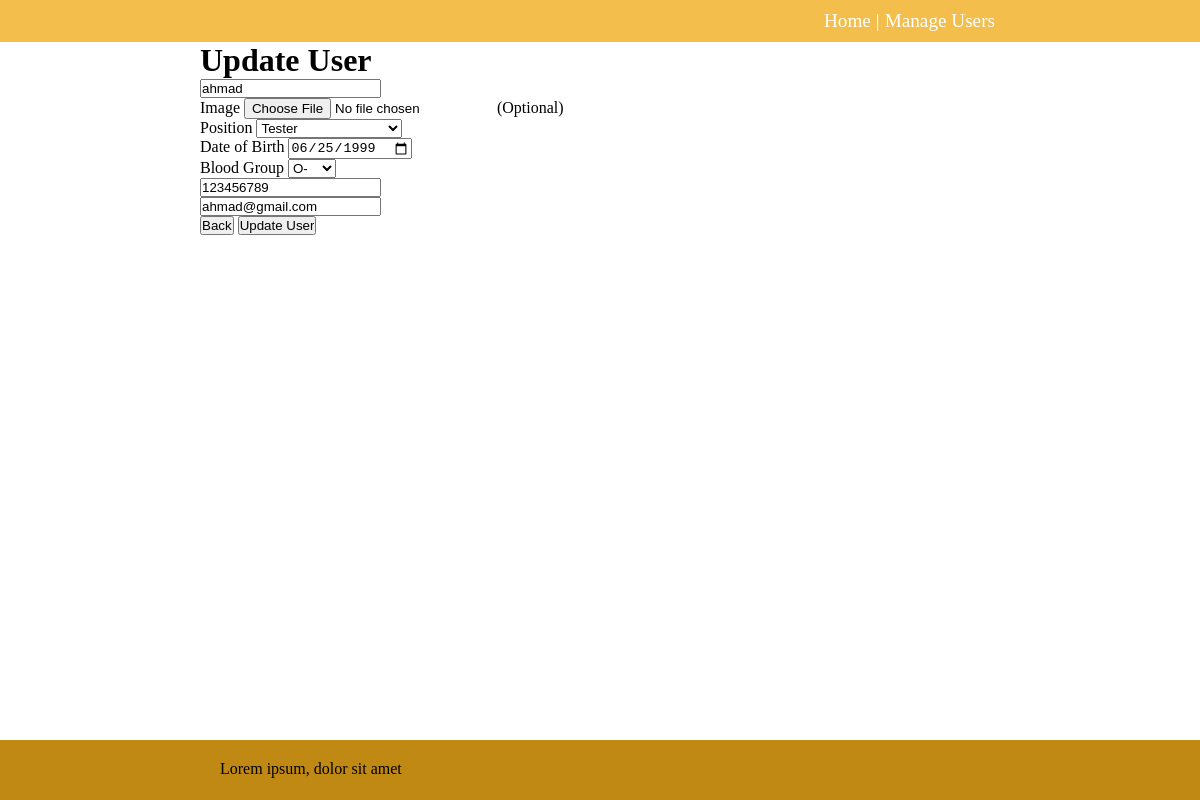
Screenshot of /update/1 with the database file from the repository.
### app.py (models this page shows, shortened)
class User(db.Model):
    id = db.Column(db.Integer, primary_key = True)
    name = db.Column(db.String(50), nullable = False)
    pic = db.Column(db.Text, unique = True, nullable = False)
    mimetype = db.Column(db.Text, nullable = False)
    position = db.Column(db.String(50), nullable = False)
    date_of_birth = db.Column(db.Date, nullable = False)
    blood_group = db.Column(db.String(50), nullable = False)
    phone = db.Column(db.String(50), nullable = False)
    email = db.Column(db.String(80), nullable = False)

### app.py (the view)
@app.route("/update/<int:id>",methods=['GET','POST'])
def update(id):
    user = User.query.get_or_404(id)
    if request.method == "POST":
        user.name = request.form['username']
        pic = request.files['pic']
        if pic:
            user.filename = secure_filename(pic.filename)
            user.mimetype = pic.mimetype
            user.pic = pic.read()
        user.position = request.form['position']
        dob = request.form['DOB'].split("-")
        user.date_of_birth = date(int(dob[0]), int(dob[1]), int(dob[2]))
        user.blood_group = request.form['blood_group']
        user.phone = request.form['phone']
        user.email = request.form['email']
        try:
            db.session.commit()
            return redirect("/users")
        except exc.IntegrityError:
            db.session.rollback()
            return f"The image was already associated with other user"
        except:
            return "There was a problem updating a user..."
    else:
        return render_template("update.html",user = user)

### templates/update.html (shortened to what this page needs)
{% extends 'base.html' %}
{% block body %}
<h1>Update User</h1>
<form action="{{ url_for('update',id = user.id) }}" enctype="multipart/form-data" method="POST">
    <input type="text" name="username" id="name" placeholder="Username" value={{ user.name }} required><br>
    <label for="pic">Image</label>
    <input type="file" name="pic" value="">(Optional)<br>
    <label for="position">Position</label>
    <select name="position" id="positions">
        <option value="Tester" {% if user.position == "Tester"%}selected{% endif %} >Tester</option>
    </select> <br>
    <label for="DOB">Date of Birth</label>
    <input type="date" name="DOB" id="DOB" placeholder="Date of Birth" value={{ user.date_of_birth }} required><br>
    <label for="blood_group">Blood Group</label>
    <select name="blood_group" id="blood_group">
        <option value="O-" {% if user.blood_group == "O-"%}selected{% endif %} >O-</option>
    </select> <br>
    <input type="tel" name="phone" id="phone" placeholder="Phone" value={{ user.phone }} required><br>
    <input type="email" name="email" id="email" placeholder="Email" value={{ user.email }} required><br>
    <a href="{{ url_for('index') }}"><button>Back</button></a>
    <input type="submit" value="Update User">
</form>
{% endblock %}

### static/css/main.css (style rules this page uses)
* { margin: 0; padding: 0; box-sizing: border-box; }
html, body { height: 100%; margin: 0; }

### rows the page displays
User: username "ahmad", position "Tester", DOB "06/25/1999", blood_group "O-", phone "123456789", email "ahmad@gmail.com"
